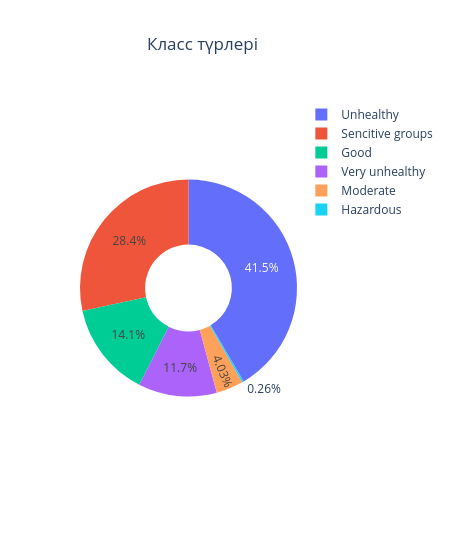

Notebook code for this chart:
### Code cell
fig = px.pie(
    names=class_names,
    values=sizes,
    width=450,
    title='Класс түрлері',
    hole=0.4
)
fig.update_layout({'title':{'x':0.45}})
fig.show()

### Figure 1 — Plotly figure (JSON) as saved in the notebook; plotly's stock layout.template omitted (floating-point values rounded to 4 significant figures)
{"data": [{"domain": {"x": [0, 1], "y": [0, 1]}, "hole": 0.4, "hovertemplate": "label=%{label}<br>value=%{value}<extra></extra>", "labels": ["Good", "Hazardous", "Moderate", "Sencitive groups", "Unhealthy", "Very unhealthy"], "legendgroup": "", "name": "", "showlegend": true, "type": "pie", "values": [325, 6, 93, 655, 957, 270]}], "layout": {"legend": {"tracegroupgap": 0}, "title": {"text": "Класс түрлері", "x": 0.45}, "width": 450}}
